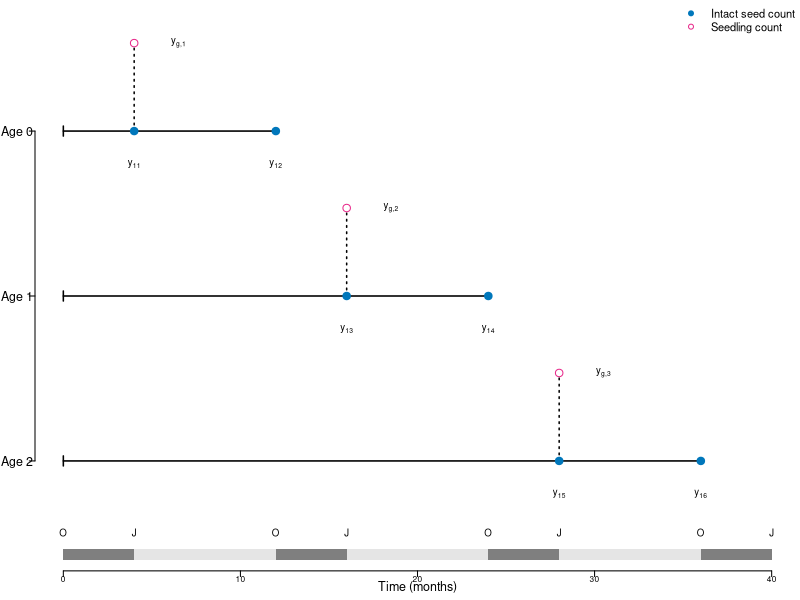
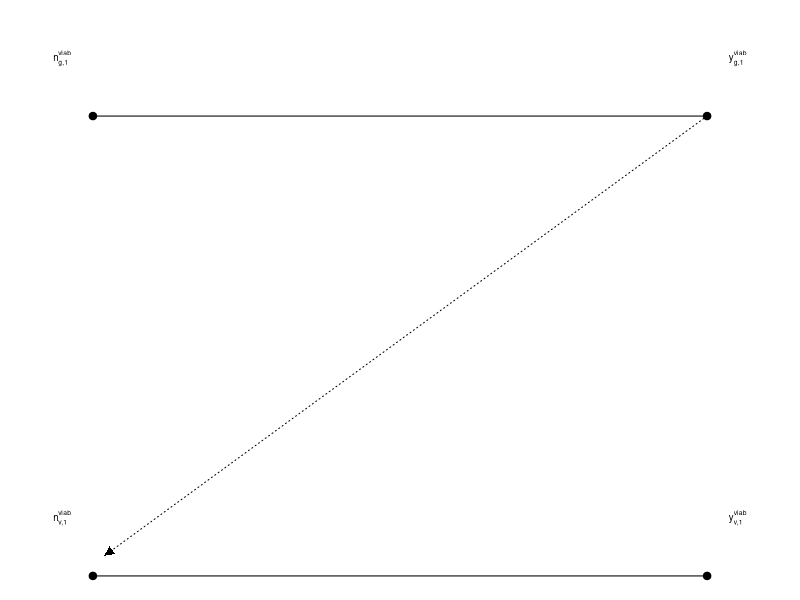
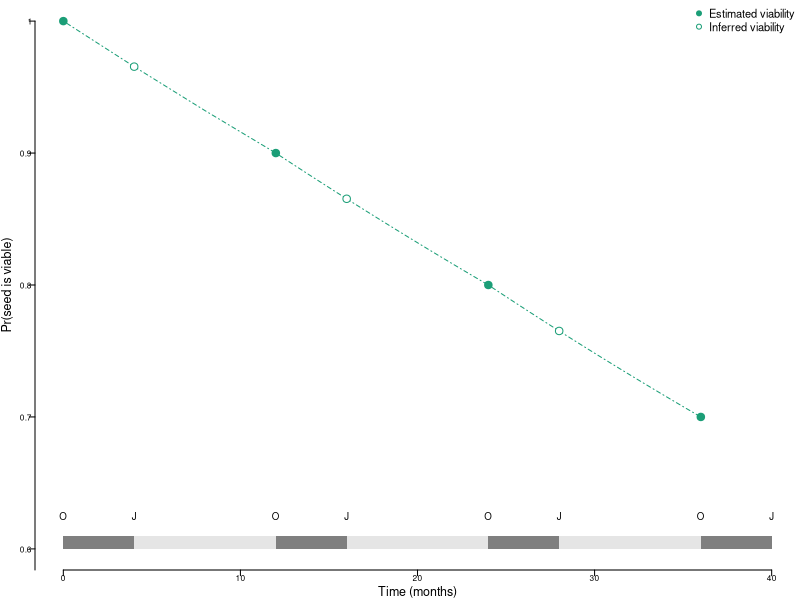
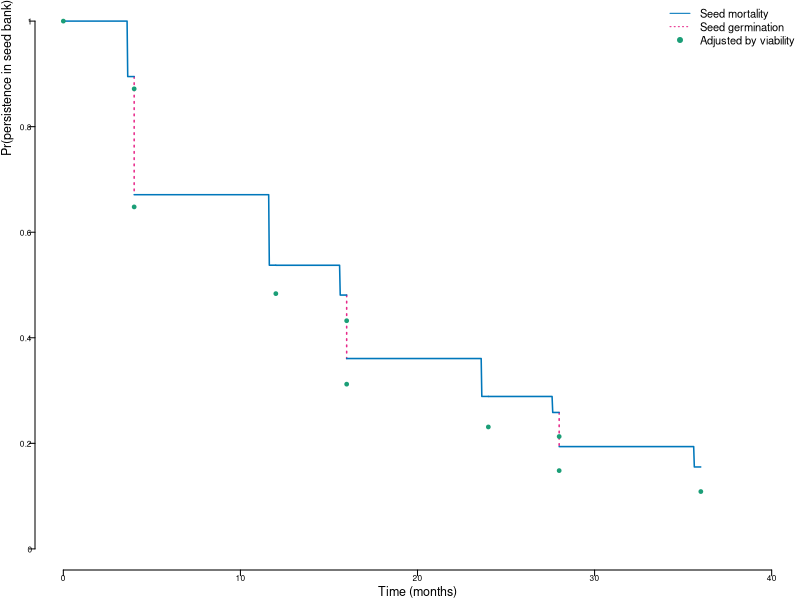

Source code (R) for these figures, in order:
####
####
## Code for conceptual figure describing seed bank data
####
####

# SIMULATE DATA


# number of seeds starting the trials
n = 100
# scale parameter
lambda = 1
# translate scale parameter to terms for Weibull
beta=1/lambda
# shape parameter
alpha=1

# conditional probability of germination (all *intact* seeds have x% germination probability)
g = c(.25,.25,.25)

# viability at the end of the year for age 0, 1, and 2 seeds
v = c(.9,.8,.7)

## Exponential survival function

f.exp = function(t,lam=lambda){
  return(exp(-(t/beta)^alpha))
}

## Discrete survival function

f.discrete = function(t,t_min,t_max){
  t_step = t_max-.01
  if(t<t_step){
    val = exp(-(t_min))
  } else {
    val = exp(-(t_max))
  }
  return(val)
}

######################### 
## Calculate age-specific probabilities and survivorship schedule
#########################

## sample times
t.sample = t = c(0,4,4,12,16,16,24,28,28,36)/36

# Calculate age-specific survival probability
Oct_0 = 1

Janpre_1 = f.exp(t=t.sample[2])
Jangerm_1 = g[1]
Janpost_1 = (1-g[1])
Oct_1 = f.exp(t=t.sample[4])/f.exp(t=t.sample[3])

Janpre_2 = f.exp(t=t.sample[5])/f.exp(t=t.sample[4])
Jangerm_2 = g[2]
Janpost_2 = (1-g[2])
Oct_2 = f.exp(t=t.sample[7])/f.exp(t=t.sample[6])

Janpre_3 = f.exp(t=t.sample[8])/f.exp(t=t.sample[7])
Jangerm_3 = g[3]
Janpost_3 = (1-g[3])
Oct_3 = f.exp(t=t.sample[10])/f.exp(t=t.sample[9])

# Calculate survivorship schedule
l.x=c()
l.x[1]=1
l.x[2]=Janpre_1
l.x[3]=Janpost_1*Janpre_1
l.x[4]=Oct_1*Janpost_1*Janpre_1
l.x[5]=Janpre_2*Oct_1*Janpost_1*Janpre_1
l.x[6]=Janpost_2*Janpre_2*Oct_1*Janpost_1*Janpre_1
l.x[7]=Oct_2*Janpost_2*Janpre_2*Oct_1*Janpost_1*Janpre_1
l.x[8]=Janpre_3*Oct_2*Janpost_2*Janpre_2*Oct_1*Janpost_1*Janpre_1
l.x[9]=Janpost_3*Janpre_3*Oct_2*Janpost_2*Janpre_2*Oct_1*Janpost_1*Janpre_1
l.x[10]=Oct_3*Janpost_3*Janpre_3*Oct_2*Janpost_2*Janpre_2*Oct_1*Janpost_1*Janpre_1
l.x[11]=NA

# conditional probability of germination

g.v=c()
g.v[1] = g[1]/(1-(1-v[1]^(1/3))*(1-g[1]))
g.v[2] = g[2]/(1-(1-(v[1]*(v[2]/v[1])^(1/3)))*(1-g[2]))
g.v[3] = g[3]/(1-(1-(v[2]*(v[3]/v[2])^(1/3)))*(1-g[3]))

# Calculate age-specific survival probability
Oct_0.v = 1

Janpre_1.v = f.exp(t=t.sample[2])*(g[1]+(1-g[1])*v[1]^(1/3))
Jangerm_1.v = g.v[1]
Janpost_1.v = (1-g.v[1])
Oct_1.v = (f.exp(t=t.sample[4])*v[1])/(f.exp(t=t.sample[3])*(v[1])^(1/3))

Janpre_2.v =( f.exp(t=t.sample[5])*(g[2]+(1-g[2])*v[1]*(v[2]/v[1])^(1/3)))/(f.exp(t=t.sample[4])*v[1])
Jangerm_2.v = g.v[2]
Janpost_2.v = (1-g.v[2])
Oct_2.v = (f.exp(t=t.sample[7])*v[2])/(f.exp(t=t.sample[6])*v[1]*(v[2]/v[1])^(1/3))

Janpre_3.v = (f.exp(t=t.sample[8])*(g[3]+(1-g[3])*v[2]*(v[3]/v[2])^(1/3)))/(f.exp(t=t.sample[7])*v[2])
Jangerm_3.v = g.v[3]
Janpost_3.v = (1-g.v[3])
Oct_3.v = (f.exp(t=t.sample[10])*v[3])/(f.exp(t=t.sample[9])*v[2]*(v[3]/v[2])^(1/3))

# Calculate survivorship schedule
l.x.viability=c()
l.x.viability[1]=1
l.x.viability[2]=Janpre_1.v
l.x.viability[3]=Janpost_1.v*Janpre_1.v
l.x.viability[4]=Oct_1.v*Janpost_1.v*Janpre_1.v
l.x.viability[5]=Janpre_2.v*Oct_1.v*Janpost_1.v*Janpre_1.v
l.x.viability[6]=Janpost_2.v*Janpre_2.v*Oct_1.v*Janpost_1.v*Janpre_1.v
l.x.viability[7]=Oct_2.v*Janpost_2.v*Janpre_2.v*Oct_1.v*Janpost_1.v*Janpre_1.v
l.x.viability[8]=Janpre_3.v*Oct_2.v*Janpost_2.v*Janpre_2.v*Oct_1.v*Janpost_1.v*Janpre_1.v
l.x.viability[9]=Janpost_3.v*Janpre_3.v*Oct_2.v*Janpost_2.v*Janpre_2.v*Oct_1.v*Janpost_1.v*Janpre_1.v
l.x.viability[10]=Oct_3.v*Janpost_3.v*Janpre_3.v*Oct_2.v*Janpost_2.v*Janpre_2.v*Oct_1.v*Janpost_1.v*Janpre_1.v
l.x.viability[11]=NA


# set font sizes
pt12 = 1
pt10 = 10/12
pt9 = 9/12
pt8 = 8/12
pt7 = 7/12
pt6 = 6/12

# scale figure dimensions
scale = .9

# - Panel for seed bag trials ----

adj.y = 5
adj.y2 = 10

# two one panel plots
tiff("products/figures/seed-bag-trials.tif",
     units='px',height = 800*2*scale, width = 800*3*scale,res=800,compression='lzw')

par(mfrow=c(1,1),mar=c(0,.25,0,0),
    oma=c(1.5,1.5,0,0), mgp=c(3,.1,0))
t.sample = c(0,4,4,12,16,16,24,28,28,36)/36

# plot exponential survival function
plot(NA,
     xlim=c(0,40),ylim=c(6,40-adj.y*2),
     type='n',frame=FALSE,
     axes=FALSE)

axis(1, c(0,10,20,30,40), 
     cex.axis = pt6, pos = 5,
     las = 1,  tck=-0.01, padj = -1,
     col = 'black', col.ticks = 1, 
     cex.axis = pt6)

axis(2, c(35-adj.y*2,22.5-adj.y,10), tck=-0.01, 
     labels = c("Age 0","Age 1","Age 2"), 
     col = "black", col.ticks = c(1,1,1,1,1,1,0), las =2 ,
     cex.axis=pt9)

arrows(0, 35-adj.y*2, 12, 35-adj.y*2, length=0.05, angle=90, code=1,lwd=1.5)
arrows(0, 22.5-adj.y, 24, 22.5-adj.y, length=0.05, angle=90, code=1,lwd=1.5)
arrows(0, 10, 36, 10, length=0.05, angle=90, code=1,lwd=1.5)

segments(x0=c(4,16,28),
         y0=c(35-adj.y*2,22.5-adj.y,10),
         y1=c(39-adj.y*2,26.5-adj.y,14),
         lwd=1.5,lty='dotted')
points(x=c(4,4,12,16,16,24,28,28,36),
       y=c(c(35,39,35)-adj.y*2,c(22.5,26.5,22.5)-adj.y,10,14,10),
       pch=c(19,21,19,19,21,19,19,21,19),cex=1,
       bg=c("#0077bb","white","#0077bb","#0077bb","white","#0077bb","#0077bb","white","#0077bb"),
       col=c("#0077bb","#e7298a","#0077bb","#0077bb","#e7298a","#0077bb","#0077bb","#e7298a","#0077bb"))

text(x=4,34-adj.y*2-.5,expression(paste(y)[11]),cex=pt7)
text(x=12,34-adj.y*2-.5,expression(paste(y)[12]),cex=pt7)
text(x=6.5,39-adj.y*2,expression(paste(y["g,1"])),cex=pt7)

text(x=(16),21.5-adj.y-.5,expression(paste(y)[13]),cex=pt7)
text(x=(24),21.5-adj.y-.5,expression(paste(y)[14]),cex=pt7)
text(x=18.5,26.5-adj.y,expression(paste(y["g,2"])),cex=pt7)

text(x=(28),9-.5,expression(paste(y)[15]),cex=pt7)
text(x=(36),9-.5,expression(paste(y)[16]),cex=pt7)
text(x=30.5,14,expression(paste(y["g,3"])),cex=pt7)


legend("topright",
       pch = c(19,21),
       col = c('#0077bb','#e7298a'),#,'black','black'),
       lty = c(FALSE,FALSE,1,3),
       legend = c("Intact seed count", "Seedling count"),#,"Survival",'Germination'),
       cex=pt8,
       box.lty=0,
       bg=NA)

rect(c(0,4,12,16,24,28,36),5.5,c(4,12,16,24,28,36,40),6,
     col=c('gray50','gray90'),border=0,lwd=0)
text(c(0,4,12,16,24,28,36,40),6.75,
     c("O","J"),cex=pt7)
mtext("Time (months)",side=1,line=.25,cex=pt9)

dev.off()


# - Panel for lab germination and viability trials ----

tiff("products/figures/lab-trials.tif",
     units='px',height = 800*1.5*scale, width = 800*2*scale,res=800,compression='lzw')

par(mfrow=c(1,1),mar=c(0,0,0,0),
    oma=c(0,0,0,0)+.1, mgp=c(3,.1,0))
t.sample = c(0,4,4,12,16,16,24,28,28,36)/36

## Panel B
## Viability and inferred viability
plot(NA,
     xlim=c(9,21),ylim=c(.4,.64),
     type='n',frame=FALSE,
     axes=FALSE)

segments(x0=c(10),
         x1=c(20),
         y0=c(.6))
points(x=c(10,20),y=c(.6,.6),pch=19)

segments(x0=c(10),
         x1=c(20),
         y0=c(.4))
points(x=c(10,20),y=c(.4,.4),pch=19)

segments(x0=20,x1=10.25,y0=.6,y1=.41,lty='dotted')
shape::Arrows(x0=20,x1=10.25,y0=.6,y1=.41, arr.type="triangle", 
              arr.width=.2,arr.length=.2,lty=0)

text(x=9.5,.625,expression(paste(n)["g,1"]^"viab"),cex=pt7)
text(x=20.5,.625,expression(paste(y)["g,1"]^"viab"),cex=pt7)

text(x=9.5,.425,expression(paste(n)["v,1"]^"viab"),cex=pt7)
text(x=20.5,.425,expression(paste(y)["v,1"]^"viab"),cex=pt7)

dev.off()


# - Panel for lab trial data ----

tiff("products/figures/viability-data.tif",
     units='px',height = 800*2*scale, width = 800*2*scale,res=800,compression='lzw')

par(mfrow=c(1,1),mar=c(0,.25,0,0),
    oma=c(1.5,1.5,0,0), mgp=c(3,.1,0))
t.sample = c(0,4,4,12,16,16,24,28,28,36)/36

## Panel B
## Viability and inferred viability
plot(NA,
     xlim=c(0,40),ylim=c(.6,1),
     type='n',frame=FALSE,
     axes=FALSE)

axis(1, c(0,10,20,30,40), 
     cex.axis = pt6,
     las = 1,  tck=-0.01, padj = -1,
     col = 'black', col.ticks = 1, 
     cex.axis = pt6)

axis(2, seq(.5,1,by=.1),
     labels = seq(.5,1,by=.1),
     tck=-0.01, las=1, hadj=1.1,
     col = 'black', col.ticks = 1, 
     cex.axis = pt6)
mtext('Pr(seed is viable)',side=2,line=1,adj=.5,col='black',cex=pt9)
mtext("Time (months)",side=1,line=.5,cex=pt9)

x0=seq(0,1,by=1/3)
lines(x=x0*12,v[1]^(x0),
      lty='dotdash',col='#1b9e77')

x1=seq(1,2,by=.01)
lines(x=x1*12,v[1]*(v[2]/v[1])^(x1-1),
      lty='dotdash',col='#1b9e77')

x2=seq(2,3,by=.01)
lines(x=x2*12,v[2]*(v[3]/v[2])^(x2-2),
      lty='dotdash',col='#1b9e77')

points(c(0,12,24,36),
       c(1,v),
       pch=19,
       col='#1b9e77')
points(c(4,16,28), 
       c(v[1]^(1/3), v[1]*(v[2]/v[1])^(1/3), v[2]*(v[3]/v[2])^(1/3)),
       pch=21,bg='white',
       col='#1b9e77')

legend("topright",
       pch = c(19,21),
       col = c('#1b9e77','#1b9e77'),
       bg = c(NA,'white'),
       legend = c("Estimated viability", "Inferred viability"),
       cex=pt8,
       box.lty=0)

rect(c(0,4,12,16,24,28,36),.6,c(4,12,16,24,28,36,40),.61,
     col=c('gray50','gray90'),lwd=0,border=0)
text(c(0,4,12,16,24,28,36,40),.625,
     c("O","J"),cex=pt7)

dev.off()

# - Panel for combined data ----

#1b9e77 purple
#e7298a green
tiff("products/figures/survival.tif",
     units='px',height = 800*2*scale, width = 800*3*scale,res=800,compression='lzw')

par(mfrow=c(1,1),mar=c(0,.25,0,0),
    oma=c(1.5,1.5,0,0), mgp=c(3,.1,0))

t.sample = c(0,4,4,12,16,16,24,28,28,36)/36

# plot exponential survival function
plot(NA,
     xlim=c(0,40),ylim=c(0,1),
     type='n',frame=FALSE,
     axes=FALSE)

axis(1, c(0,10,20,30,40), 
     cex.axis = pt6,
     las = 1,  tck=-0.01, padj = -1,
     col = 'black', col.ticks = 1, 
     cex.axis = pt6)

axis(2, c(0,.2,.4,.6,.8,1),
     labels = c(0,.2,.4,.6,.8,1),
     tck=-0.01, las=1, hadj=1.1,
     col = 'black', col.ticks = 1, 
     cex.axis = pt6)
mtext('Pr(persistence in seed bank)',
      side=2,line=1,adj=1,col='black',cex=pt9)

l.x.s=l.x[c(3,6,9)]+l.x[c(2,5,8)]*c(Jangerm_1,Jangerm_2,Jangerm_3)

# plot survivorship points on to curve
segments(x0=c(4,16,28),
         y0=c(l.x.s),y1=c(l.x[c(3,6,9)]),
         lty=c('dotted'), col = '#e7298a',lwd=1.5)

## PERSISTENCE CURVE
t1 = seq(0/36,4/36,by=.001)
vals=unlist(lapply(t1,f.discrete,t_min=min(t1),t_max=max(t1)))
lines(t1*36, vals, col = '#0077bb',lwd=1.5)

t2 = seq(4/36,12/36,by=.001)
vals=unlist(lapply(t2,f.discrete,t_min=min(t2),t_max=max(t2)))
lines(t2*36, (1-g[1])*vals, col = '#0077bb',lwd=1.5)

t3 = seq(12/36,16/36,by=.001)
vals=unlist(lapply(t3,f.discrete,t_min=min(t3),t_max=max(t3)))
lines(t3*36, (1-g[1])*vals, col = '#0077bb',lwd=1.5)

t4 = seq(16/36,24/36,by=.001)
vals=unlist(lapply(t4,f.discrete,t_min=min(t4),t_max=max(t4)))
lines(t4*36, (1-g[1])*(1-g[2])*vals, col = '#0077bb',lwd=1.5)

t5 = seq(24/36,28/36,by=.001)
vals=unlist(lapply(t5,f.discrete,t_min=min(t5),t_max=max(t5)))
lines(t5*36, (1-g[1])*(1-g[2])*vals, col = '#0077bb',lwd=1.5)

t6 = seq(28/36,36/36,by=.001)
vals=unlist(lapply(t6,f.discrete,t_min=min(t6),t_max=max(t6)))
lines(t6*36, (1-g[1])*(1-g[2])*(1-g[3])*vals, col = '#0077bb',lwd=1.5)

## VIABILITY CURVE
l.x.s=l.x.viability[c(2,5,8)]

points(t.sample[1:10]*36,l.x.viability[1:10],col='#1b9e77',pch=19,cex=.5)


legend("topright",
       col = c('#0077bb',"#e7298a",'#1b9e77'),
       lty = c(1,3,NA),
       pch = c(NA,NA,19),
       legend = c("Seed mortality",
                  "Seed germination",
                  "Adjusted by viability"),
       cex=pt8,
       box.lty=0)

mtext("Time (months)",side=1,line=.5,cex=pt9)


dev.off()



